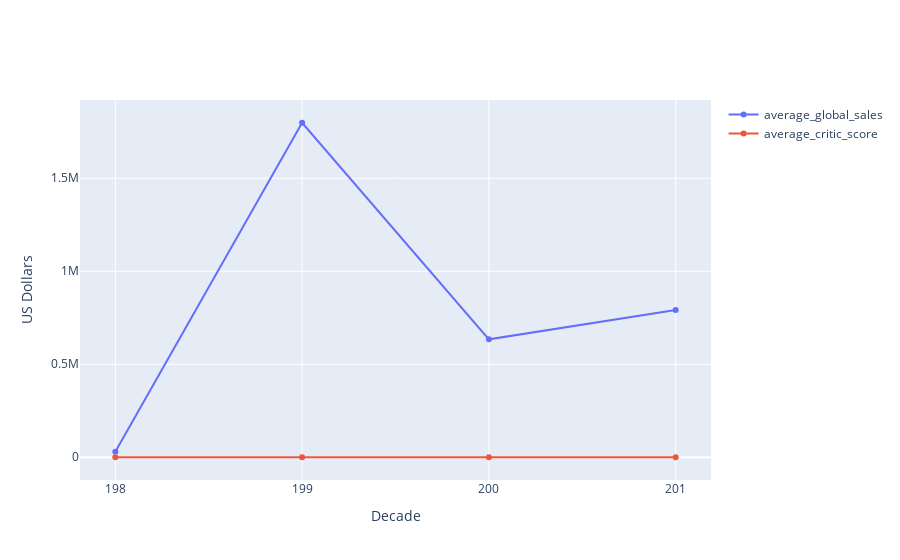

Notebook cell for this chart:
### Code cell
fig = go.Figure()
fig.add_trace(go.Scatter(
    x = df_decade['decade'],
    y = df_decade['average_global_sales'],
    mode='lines+markers',
    name='average_global_sales'
))
fig.add_trace(go.Scatter(
    x = df_decade['decade'],
    y = df_decade['average_critic_score'],
    mode='lines+markers',
    name='average_critic_score'
))

fig.update_layout(
    xaxis=dict(
        tickmode='array',
        tickvals=df_decade['decade'],
        title='Decade'
    ),
    yaxis=dict(
        title='US Dollars'
    )
)

fig

### Figure 1 — Plotly figure (JSON) as saved in the notebook; plotly's stock layout.template omitted (floating-point values rounded to 4 significant figures)
{"data": [{"mode": "lines+markers", "name": "average_global_sales", "type": "scatter", "x": [198, 199, 200, 201], "y": [30000, 1798511, 633962, 792152]}, {"mode": "lines+markers", "name": "average_critic_score", "type": "scatter", "x": [198, 199, 200, 201], "y": [61.5, 80.52, 68.2, 70.44]}], "layout": {"xaxis": {"tickmode": "array", "tickvals": [198, 199, 200, 201], "title": {"text": "Decade"}}, "yaxis": {"title": {"text": "US Dollars"}}}}
